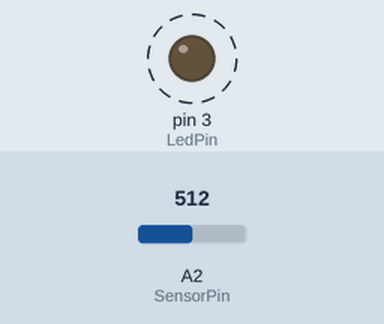
Simulated run of this sketch. Board: Arduino Uno, built with avr-gcc and run on an emulated ATmega328P. Parts: output pins drawn as LEDs (lit = HIGH). Dashed ring = blinking. Inputs (shaded band) come from the test bench; at power-on: A2 (SensorPin) = 512.

Above: at 1.2 s.
1.3 s: A2 (SensorPin) set to 60
2.8 s: A2 (SensorPin) set to 0
Timing chart, 0 to 56.8 s (numbered marks = the images above; inputs shaded):
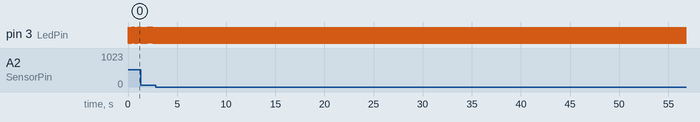

Measured:
- by itself, pin 3 (LedPin): alternates HIGH for 0.02 s and LOW for 0.03 s

The sketch:

IRDetect.ino
```cpp
#include <SoftwareSerial.h>
#define RX 1
#define TX 2

SoftwareSerial MySerial(RX,TX);

int SensorPin = A2;
int LedPin = 3;

int sensorValue = 0;
int sensorValueLEDON =0;
int sensorValueLEDOFF = 0;


void setup() {
pinMode(SensorPin,INPUT);
pinMode(LedPin,OUTPUT);
MySerial.begin(9600);
}

void loop() {
  digitalWrite(LedPin,HIGH);
  sensorValueLEDOFF = analogRead(SensorPin);
  MySerial.print("valueOFF");
  MySerial.println(sensorValueLEDOFF);
  delay(10);

  digitalWrite(LedPin,LOW);

  sensorValueLEDON = analogRead(SensorPin);
  delay(10);
  MySerial.print("valueON");
  MySerial.println(sensorValueLEDON);


  sensorValue = sensorValueLEDON - sensorValueLEDOFF;
  MySerial.print("value");
  MySerial.println(sensorValue);

if (sensorValue >= 70) {
  MySerial.print("Contact");
  }

}
     
```
